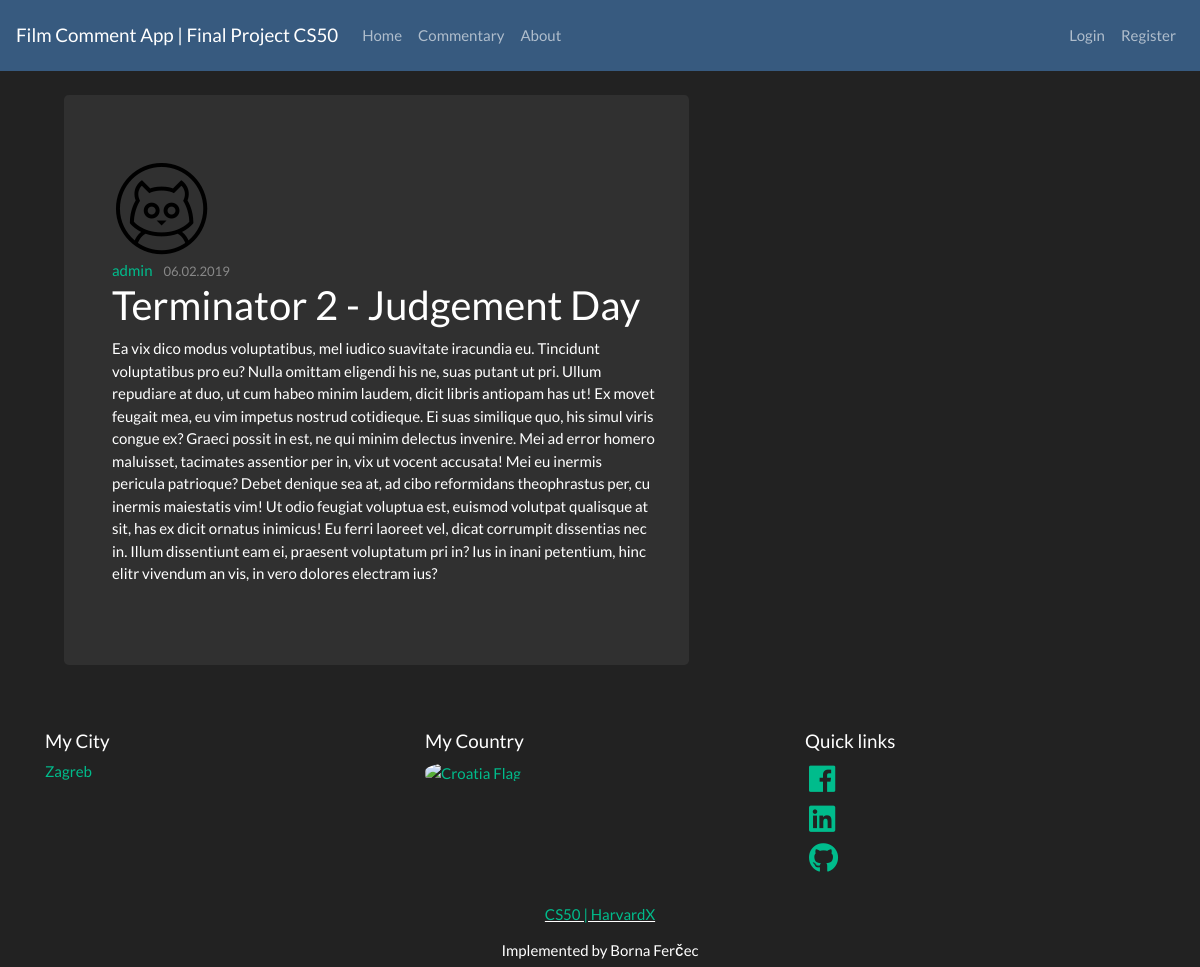
The app's page /post/4 with its own data.
### final_project/models.py (models this page shows, shortened)
class User(db.Model, UserMixin):
    id = db.Column(db.Integer, primary_key=True)
    username = db.Column(db.String(20), unique=True, nullable=False)
    email = db.Column(db.String(120), unique=True, nullable=False)
    image_file = db.Column(db.String(20), nullable=False, default='default.png')
    password = db.Column(db.String(60), nullable=False)
    posts = db.relationship('Post', backref='author', lazy=True)

class Post(db.Model):
    id = db.Column(db.Integer, primary_key=True)
    title = db.Column(db.String(100), nullable=False)
    date_posted = db.Column(db.DateTime, nullable=False, default=datetime.utcnow())
    content = db.Column(db.Text, nullable=False)
    user_id = db.Column(db.Integer, db.ForeignKey('user.id'), nullable=False)

### final_project/routes.py (the view)
@app.route("/post/<int:post_id>")
def post(post_id):
    post = Post.query.get_or_404(post_id)
    return render_template('post.html', title=post.title, post=post)

### final_project/templates/post.html (shortened to what this page needs)
{% extends "index.html" %}
{% block content %}
<div class="content-section col-md-10 pl-5 mt-4">
    <div class="jumbotron content-section col-md-8 pl-5 mt-3 ml-3">
        <img class="rounded-circle article-img" src="{{ url_for('static', filename='profile_pics/' + post.author.image_file) }}">
        <div class="media-body">
            <div class="article-metadata">
            <a class="mr-2" href="{{ url_for('user_posts', username=post.author.username )}}">{{ post.author.username }}</a>
            <small class="text-muted">{{ post.date_posted.strftime('%d.%m.%Y') }}</small>
            </div>
            <h2 class="article-title">{{ post.title }}</a></h2>
            <p class="article-content">{{ post.content }}</p>
        </div>
    </div>
</div>
{% endblock content %}

### records on screen
User: image_file (placeholder picture), author.username "admin"
Post: date_posted "06.02.2019", title "Terminator 2 - Judgement Day", content "Ea vix dico modus voluptatibus, mel iudico suavitate iracundia eu. Tincidunt voluptatibus pro eu? Nulla omittam eligendi his ne, suas putant ut pri. Ullum repudiare at duo, ut cum habeo minim laudem, dicit libris antiopam has ut! Ex movet feugait mea, eu vim impetus nostrud cotidieque. Ei suas similique quo, his simul viris congue ex? Graeci possit in est, ne qui minim delectus invenire. Mei ad error homero maluisset, tacimates assentior per in, vix ut vocent accusata! Mei eu inermis pericula patrioque? Debet denique sea at, ad cibo reformidans theophrastus per, cu inermis maiestatis vim! Ut odio feugiat voluptua est, euismod volutpat qualisque at sit, has ex dicit ornatus inimicus! Eu…"
